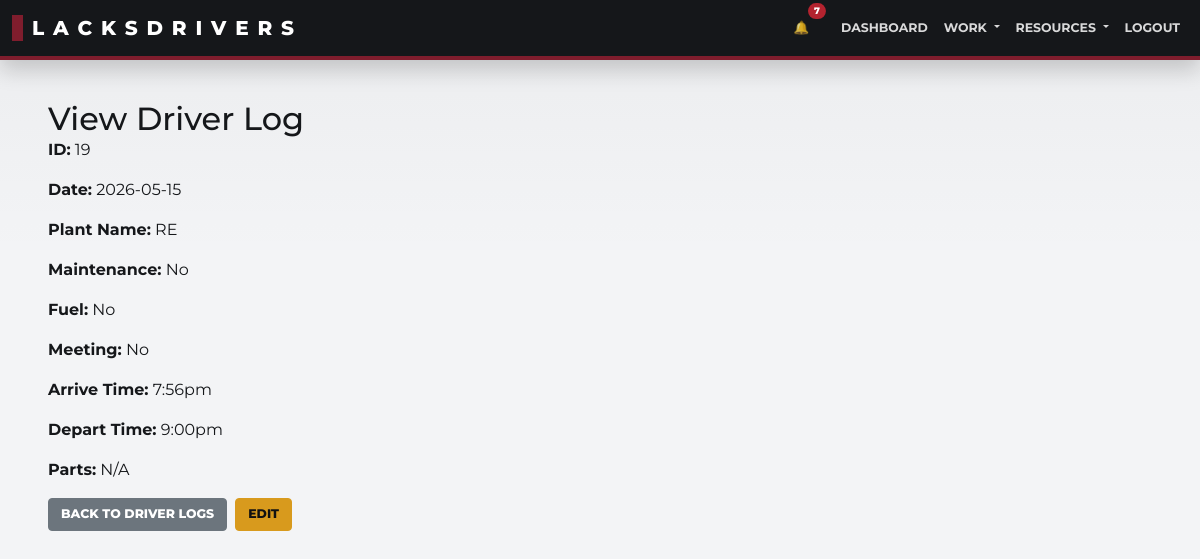
Page /view_driver_log/19 (signed in) on the committed database.
### app/models/log.py (models this page shows, shortened)
class DriverLog(db.Model):
    __tablename__ = "driver_log"
    id = db.Column(db.Integer, primary_key=True)
    driver_id = db.Column(db.Integer, db.ForeignKey("user.id"), nullable=False)
    date = db.Column(db.Date, nullable=False)
    arrive_time = db.Column(db.String(20))
    depart_time = db.Column(db.String(20))
    downtime_reason = db.Column(db.String(200), nullable=True)
    dock_wait_minutes = db.Column(db.Integer, nullable=True)
    part_number = db.Column(db.String(80), nullable=True)
    hot_parts = db.Column(db.Boolean, default=False)
    no_pickup = db.Column(db.Boolean, default=False)
    load_size = db.Column(db.String(80), nullable=False)
    depart_load_size = db.Column(db.String(80), nullable=True)
    secondary_load = db.Column(db.String(80), nullable=True)
    plant_name = db.Column(db.String(20), nullable=False)
    maintenance = db.Column(db.Boolean, default=False)
    fuel = db.Column(db.Boolean, default=False)
    fuel_mileage = db.Column(db.Integer, nullable=True)
    meeting = db.Column(db.Boolean, default=False)
    created_at = db.Column(db.DateTime, default=datetime.utcnow)
    updated_at = db.Column(db.DateTime, onupdate=datetime.utcnow)
    deleted_at = db.Column(db.DateTime, nullable=True)
    deleted_by_id = db.Column(db.Integer, db.ForeignKey("user.id"), nullable=True)
    deleted_by = db.relationship("User", foreign_keys=[deleted_by_id])

### app/blueprints/driver/routes.py (the view)
@bp.route("/view_driver_log/<int:log_id>")
@login_required
def view_driver_log(log_id):
    log = _active_driver_logs_query().filter_by(id=log_id).first_or_404()
    if current_user.role == "driver" and log.driver_id != current_user.id:
        flash("Not authorized to view someone else's log!", "danger")
        return redirect(url_for("driver.driver_logs"))
    return render_template(
        "view_driver_log.html",
        log=log,
        today_local_date=_today_local_date(),
    )

### app/blueprints/auth/routes.py (called while the page is built)
@login_manager.user_loader
def load_user(user_id):
    return User.query.get(int(user_id))

### app/blueprints/driver/routes.py (called while the page is built)
@bp.before_request
def require_driver_role_for_driver_actions():
    endpoint = (request.endpoint or "").removeprefix("driver.")
    if endpoint not in DRIVER_ONLY_ENDPOINTS:
        return None
    if restore_role_user("driver"):
        return None
    flash("Driver credentials required.", "warning")
    return redirect(
        url_for("auth.login", next=_requested_url(), required_role="driver")
    )

def _today_local_date():
    return datetime.now(pytz.timezone("America/Detroit")).date()

def _active_driver_logs_query():
    return DriverLog.query.filter(DriverLog.deleted_at.is_(None))

### app/services/plant_addresses.py (called while the page is built)
def register_context_processors(app):
    @app.context_processor
    def inject_plant_addresses():
        return dict(PLANT_ADDRESSES=PLANT_ADDRESSES, PLANT_LABELS=PLANT_LABELS)

### app/services/role_session.py (called while the page is built)
def restore_role_user(required_role):
    return current_user.is_authenticated and current_user.role == required_role

### app/services/template_filters.py (called while the page is built)
def _coerce_utc_datetime(value):
    if not value:
        return None
    if isinstance(value, datetime):
        if value.tzinfo is None:
            return pytz.utc.localize(value)
        return value.astimezone(pytz.utc)
    if isinstance(value, str):
        for fmt in UTC_DATETIME_FORMATS:
            try:
                return pytz.utc.localize(datetime.strptime(value, fmt))
            except ValueError:
                continue
    return None

def _format_12h(dt, include_zone=False):
    formatted = dt.strftime("%I:%M%p").lower().lstrip("0")
    if include_zone:
        return f"{formatted} {dt.strftime('%Z')}"
    return formatted

def _coerce_plain_time(value):
    if isinstance(value, time):
        return value
    if not isinstance(value, str):
        return None
    normalized = value.strip().lower().replace(" ", "")
    if not normalized:
        return None
    for fmt in ("%I:%M%p", "%I%M%p", "%H:%M", "%H%M"):
        try:
            return datetime.strptime(normalized, fmt).time()
        except ValueError:
            continue
    return None

def _format_plain_time(value):
    parsed = _coerce_plain_time(value)
    if not parsed:
        return None
    return datetime.combine(datetime.today(), parsed).strftime("%I:%M%p").lower().lstrip("0")

def _to_local_time(value):
    if not value:
        return ""
    dt_utc = _coerce_utc_datetime(value)
    if not dt_utc:
        return _format_plain_time(value) or value
    return _format_12h(dt_utc.astimezone(DETROIT_TZ))

### templates/view_driver_log.html (shortened to what this page needs)
{% extends "base.html" %}
{% block content %}
<div class="container">
  {% set logs_endpoint = 'manager.driver_logs' if current_user.role == 'management' else 'driver.driver_logs' %}
  <div class="d-flex justify-content-between align-items-center gap-2 no-print">
    <h2 class="mt-3 mb-0">View Driver Log</h2>
  </div>
  <p><strong>ID:</strong> {{ log.id }}</p>
  <p><strong>Date:</strong> {{ log.date }}</p>
  <p><strong>Plant Name:</strong> {{ log.plant_name }}</p>
  <p><strong>Maintenance:</strong> {{ "Yes" if log.maintenance else "No" }}</p>
  <p><strong>Fuel:</strong> {{ "Yes" if log.fuel else "No" }}</p>
  <p><strong>Meeting:</strong> {{ "Yes" if log.meeting else "No" }}</p>
  <p><strong>Arrive Time:</strong>
    {% if log.arrive_time %}
      {{ log.arrive_time|to_local_time }}
    {% else %}
      --
    {% endif %}
  </p>
  <p><strong>Depart Time:</strong>
    {% if log.depart_time %}
      {{ log.depart_time|to_12h_format }}
    {% else %}
      --
    {% endif %}
  </p>
  {% if log.no_pickup %}
    <p><strong>Parts:</strong> <span class="badge bg-dark">No Pickup</span></p>
  {% else %}
    <p><strong>Parts:</strong> {% if log.hot_parts %}<span class="badge bg-danger">Hot</span>{% endif %} {{ log.part_number or "N/A" }}</p>
  {% endif %}
  {% set can_manage_log = current_user.role == 'driver' and log.driver_id == current_user.id %}
  {% set can_delete_log = can_manage_log and log.date == today_local_date %}
  <div class="d-flex flex-wrap gap-2 mt-3">
    <a href="{{ url_for(logs_endpoint) }}" class="btn btn-secondary">Back to Driver Logs</a>
    {% if can_manage_log %}
      <a href="{{ url_for('driver.edit_driver_log', log_id=log.id) }}" class="btn btn-warning">Edit</a>
    {% endif %}
  </div>
</div>
{% endblock %}

### static/css/style.css (style rules this page uses)
:root { --ld-ink: #15171a; --ld-panel: #202328; --ld-panel-2: #2d3138; --ld-maroon: #7f1d2d; --ld-maroon-dark: #5c1320; --ld-steel: #6f7782; --ld-line: #d9dde3; --ld-paper: #ffffff; --ld-bg: #f3f4f6; --ld-muted: #6b7280; --ld-success: #237a4b; --ld-warning: #d89a1d; --ld-danger: #b4232f; --ld-info: #2d6f8f; --bs-primary: var(--ld-maroon); --bs-secondary: var(--ld-steel); --bs-danger: var(--ld-danger); --bs-success: var(--ld-success); --bs-warning: var(--ld-warning); --bs-info: var(--ld-info); --bs-dark: var(--ld-ink); }
html, body { background: var(--ld-bg) !important; color: var(--ld-ink); }
body { font-family: Montserrat, Arial, sans-serif; }
.btn { border-radius: 4px !important; font-weight: 750 !important; text-transform: uppercase; font-size: 0.78rem !important; }
.btn-warning { background: var(--ld-warning) !important; border-color: var(--ld-warning) !important; color: #111 !important; }

### templates/base.html (style rules this page uses)
body { font-family: 'Montserrat', sans-serif; background-color: #f9f9f9; margin: 0; padding: 0; }
.btn, .dropdown-item { overflow-wrap: normal; word-break: normal; }
.d-flex, .row, [class*="col-"] { min-width: 0; }

### rows in the picture
DriverLog: id "19", date "2026-05-15", plant_name "RE", maintenance "No", fuel "No", meeting "No", arrive_time|to_local_time "7:56pm", depart_time|to_12h_format "9:00pm", part_number "N/A"
